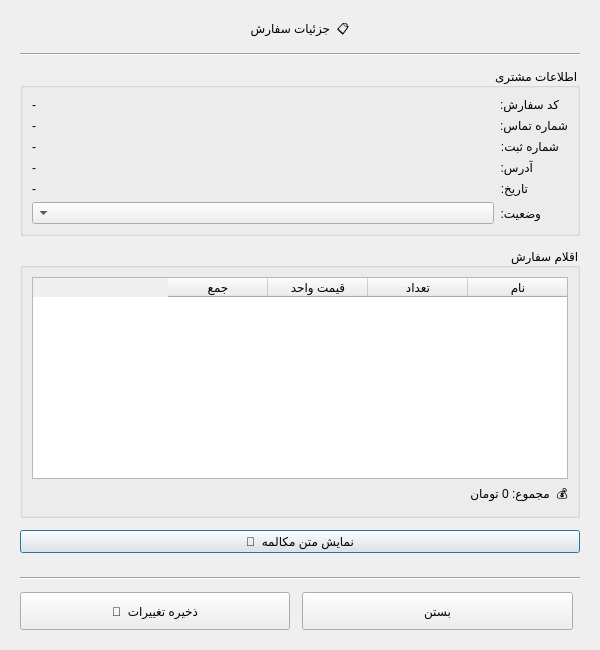
<?xml version="1.0" encoding="UTF-8"?>
<ui version="4.0">
 <class>OrderDetailDialog</class>
 <widget class="QDialog" name="OrderDetailDialog">
  <property name="geometry">
   <rect><x>0</x><y>0</y><width>600</width><height>650</height></rect>
  </property>
  <property name="windowTitle"><string>جزئیات سفارش</string></property>
  <property name="layoutDirection"><enum>Qt::RightToLeft</enum></property>
  <layout class="QVBoxLayout" name="main_layout">
   <property name="spacing"><number>12</number></property>
   <property name="leftMargin"><number>20</number></property>
   <property name="topMargin"><number>20</number></property>
   <property name="rightMargin"><number>20</number></property>
   <property name="bottomMargin"><number>20</number></property>

   <item>
    <widget class="QLabel" name="title_label">
     <property name="text"><string>📋  جزئیات سفارش</string></property>
     <property name="alignment"><set>Qt::AlignCenter</set></property>
    </widget>
   </item>

   <item>
    <widget class="QFrame" name="line">
     <property name="frameShape"><enum>QFrame::HLine</enum></property>
     <property name="frameShadow"><enum>QFrame::Sunken</enum></property>
    </widget>
   </item>

   <!-- اطلاعات کلی -->
   <item>
    <widget class="QGroupBox" name="info_group">
     <property name="title"><string>اطلاعات مشتری</string></property>
     <layout class="QFormLayout" name="info_form">
      <property name="labelAlignment"><set>Qt::AlignRight|Qt::AlignVCenter</set></property>

      <item row="0" column="0">
       <widget class="QLabel"><property name="text"><string>کد سفارش:</string></property></widget>
      </item>
      <item row="0" column="1">
       <widget class="QLabel" name="code_value"><property name="text"><string>-</string></property></widget>
      </item>

      <item row="1" column="0">
       <widget class="QLabel"><property name="text"><string>شماره تماس:</string></property></widget>
      </item>
      <item row="1" column="1">
       <widget class="QLabel" name="phone_value"><property name="text"><string>-</string></property></widget>
      </item>

      <item row="2" column="0">
       <widget class="QLabel"><property name="text"><string>شماره ثبت:</string></property></widget>
      </item>
      <item row="2" column="1">
       <widget class="QLabel" name="order_phone_value"><property name="text"><string>-</string></property></widget>
      </item>

      <item row="3" column="0">
       <widget class="QLabel"><property name="text"><string>آدرس:</string></property></widget>
      </item>
      <item row="3" column="1">
       <widget class="QLabel" name="address_value">
        <property name="text"><string>-</string></property>
        <property name="wordWrap"><bool>true</bool></property>
       </widget>
      </item>

      <item row="4" column="0">
       <widget class="QLabel"><property name="text"><string>تاریخ:</string></property></widget>
      </item>
      <item row="4" column="1">
       <widget class="QLabel" name="date_value"><property name="text"><string>-</string></property></widget>
      </item>

      <item row="5" column="0">
       <widget class="QLabel"><property name="text"><string>وضعیت:</string></property></widget>
      </item>
      <item row="5" column="1">
       <widget class="QComboBox" name="status_combo"/>
      </item>

     </layout>
    </widget>
   </item>

   <!-- اقلام -->
   <item>
    <widget class="QGroupBox" name="items_group">
     <property name="title"><string>اقلام سفارش</string></property>
     <layout class="QVBoxLayout" name="items_layout">

      <item>
       <widget class="QTableWidget" name="items_table">
        <property name="alternatingRowColors"><bool>true</bool></property>
        <property name="editTriggers"><set>QAbstractItemView::NoEditTriggers</set></property>
        <column><property name="text"><string>نام</string></property></column>
        <column><property name="text"><string>تعداد</string></property></column>
        <column><property name="text"><string>قیمت واحد</string></property></column>
        <column><property name="text"><string>جمع</string></property></column>
       </widget>
      </item>

      <item>
       <widget class="QLabel" name="total_label">
        <property name="text"><string>💰  مجموع: 0 تومان</string></property>
        <property name="alignment"><set>Qt::AlignLeft|Qt::AlignVCenter</set></property>
       </widget>
      </item>

     </layout>
    </widget>
   </item>

   <!-- Transcript (مخفی به صورت accordion) -->
   <item>
    <widget class="QPushButton" name="toggle_transcript_btn">
     <property name="text"><string>📝  نمایش متن مکالمه</string></property>
     <property name="cursor"><cursorShape>PointingHandCursor</cursorShape></property>
     <property name="checkable"><bool>true</bool></property>
    </widget>
   </item>

   <item>
    <widget class="QTextEdit" name="transcript_edit">
     <property name="readOnly"><bool>true</bool></property>
     <property name="maximumSize"><size><width>16777215</width><height>0</height></size></property>
     <property name="visible"><bool>false</bool></property>
    </widget>
   </item>

   <item>
    <widget class="QFrame" name="line2">
     <property name="frameShape"><enum>QFrame::HLine</enum></property>
     <property name="frameShadow"><enum>QFrame::Sunken</enum></property>
    </widget>
   </item>

   <!-- دکمه‌ها -->
   <item>
    <layout class="QHBoxLayout" name="buttons_layout">
     <item>
      <spacer name="sp"><property name="orientation"><enum>Qt::Horizontal</enum></property></spacer>
     </item>
     <item>
      <widget class="QPushButton" name="close_btn">
       <property name="text"><string>بستن</string></property>
       <property name="minimumSize"><size><width>100</width><height>38</height></size></property>
       <property name="cursor"><cursorShape>PointingHandCursor</cursorShape></property>
      </widget>
     </item>
     <item>
      <widget class="QPushButton" name="save_btn">
       <property name="text"><string>💾  ذخیره تغییرات</string></property>
       <property name="minimumSize"><size><width>150</width><height>38</height></size></property>
       <property name="cursor"><cursorShape>PointingHandCursor</cursorShape></property>
      </widget>
     </item>
    </layout>
   </item>

  </layout>
 </widget>
 <resources/>
 <connections/>
</ui>
